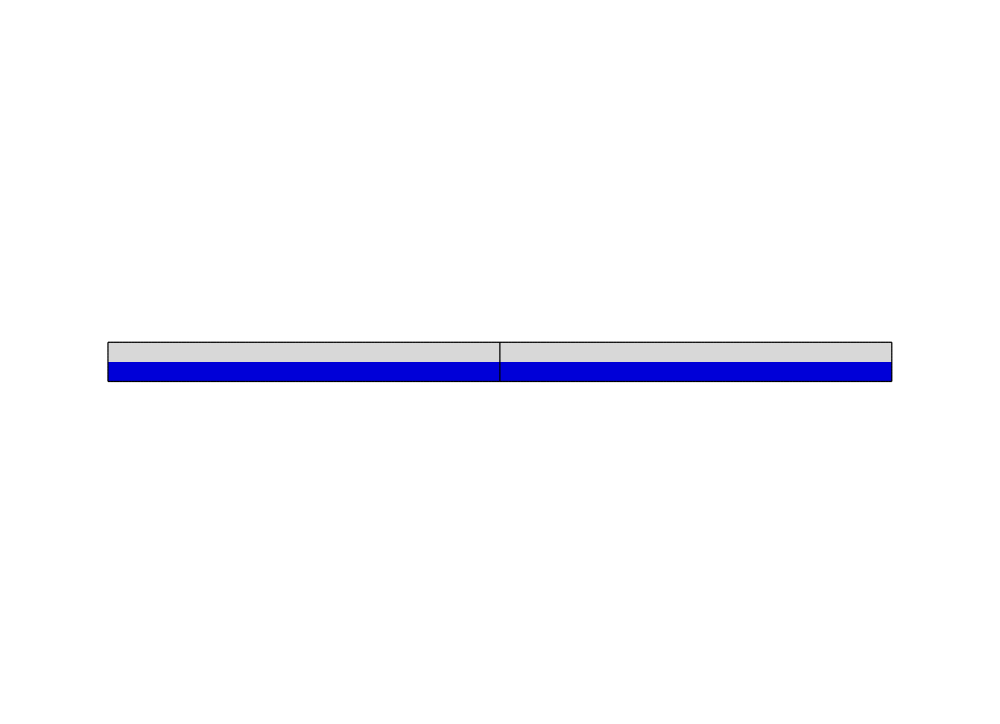
#> input picture paper_examples/gel_bilayer/figure/gel_bilayer_00min.png, 4000 x 2895 px (shown at 1/4 size)
$ python -i make_fig5_gel.py   (imports and definitions only)
#> lines starting #> are read from the running program, lines starting #| are printed output that depends on the picture
"""Build Figure 5: mixed-order plane-strain gel-bilayer swelling.

Panels (a) and (b) summarize the generated mixed ``u-p-mu`` Quad8 field
supports and the gel/rubber bilayer in this package's accepted deck,
``../abaqus/SwellInducedBending_upmu_quad8.inp``.
The public package does not retain a full-run solver log or machine-readable
comparison record; see the package README for the evidence boundary.

Panels (c)--(f) reproduce the uploaded Abaqus/CAE exports at 0, 30 min, 1 h,
and 6 h.  The colored contours are maximum in-plane principal logarithmic
strain (``LE``) requested from the PHYSICAL CPE8H rubber set; the gel region
appears gray through its negligible-stiffness CPE8R visualization overlay
(E = 1e-20, sharing the UEL nodal motion).  For each nonzero frame, the supplied Abaqus
color ramp and exact endpoint range are retained, while the original 13 long
tick labels are replaced by three rounded values.  The limits differ by frame
and must not be read as a common contour scale.  No solver field or contour is
reconstructed by this script.
"""

from __future__ import annotations

from pathlib import Path

import matplotlib.pyplot as plt
from matplotlib.patches import FancyArrowPatch, Rectangle
from PIL import Image, ImageChops


ROOT = Path(__file__).resolve().parents[1]
FIGURES = ROOT / "figures"
ABAQUS = FIGURES / "abaqus"
OUTPUT = FIGURES / "fig5_gel.pdf"

SNAPSHOTS = (
    ("c", r"Initial, $t=0$", ABAQUS / "gel_bilayer_00min.png", None, None),
    (
        "d",
        r"$t=30$ min",
        ABAQUS / "gel_bilayer_30min.png",
        ABAQUS / "gel_bilayer_30min_legend.png",
        (4.460e-3, 3.407e-2),
    ),
    (
        "e",
        r"$t=1$ h",
        ABAQUS / "gel_bilayer_1h.png",
        ABAQUS / "gel_bilayer_1h_legend.png",
        (8.313e-3, 5.761e-2),
    ),
    (
        "f",
        r"$t=6$ h",
        ABAQUS / "gel_bilayer_6h.png",
        ABAQUS / "gel_bilayer_6h_legend.png",
        (6.999e-3, 9.678e-2),
    ),
)

INK = "#303030"
MUTED = "#666666"
BLUE = "#2f6f9f"
BLUE_LIGHT = "#eaf2f8"
GREEN = "#4d7f4f"
GREEN_LIGHT = "#e8f2e7"
GOLD = "#b7791f"
GOLD_LIGHT = "#fff0c2"
RUBBER = "#d7d7d7"


# [320 lines left out: functions prepare_axes, panel_header, arrow, draw_all_node_marker, draw_pressure_ring, mixed_order_panel and 1 more, not called in this run]


def crop_white(path: Path, margin: int = 14) -> Image.Image:
    """Crop white viewport margins without altering image pixels."""
#> called with path = 'gel_bilayer_00min.png', margin = 14
    image = Image.open(path).convert("RGB")
    background = Image.new("RGB", image.size, "white")
#> background: PIL image 4000x2895 RGB; every value is 255
    difference = ImageChops.difference(image, background).convert("L")
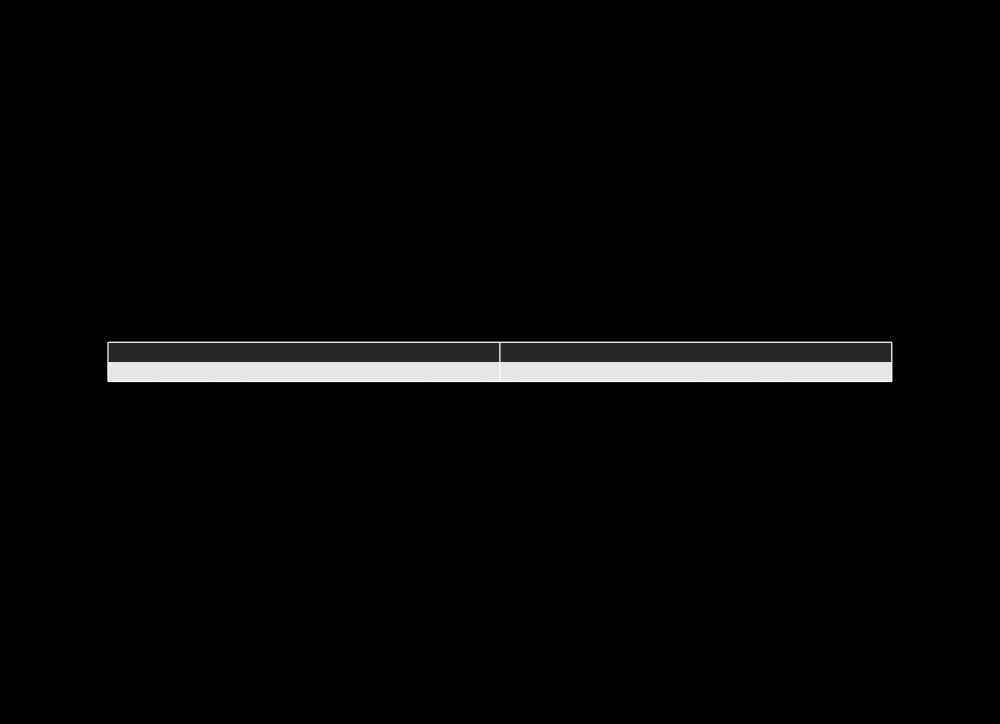
#> difference: PIL image 4000x2895 L (shown at 1/4 size); min 1, max 255, mean 7.2
    bbox = difference.point(lambda value: 255 if value > 8 else 0).getbbox()
#> bbox = (429, 1366, 3570, 1529)
    if bbox is None:
        raise ValueError(f"Snapshot is blank: {path}")
    left, upper, right, lower = bbox
#> left = 429; upper = 1366; right = 3570; lower = 1529
    return image.crop((
        max(0, left - margin),
        max(0, upper - margin),
        min(image.width, right + margin),
        min(image.height, lower + margin),
    ))
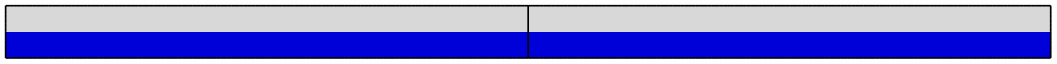
#> returned value: PIL image 3169x191 RGB (shown at 1/3 size); mean R, G, B 126.1, 126.1, 210.2


# [117 lines left out: functions crop_legend_ramp, format_legend_value, snapshot_panel, required_sources, main, not called in this run]


# [2 lines not run here, left out]

>>> result = crop_white('gel_bilayer_00min.png')
